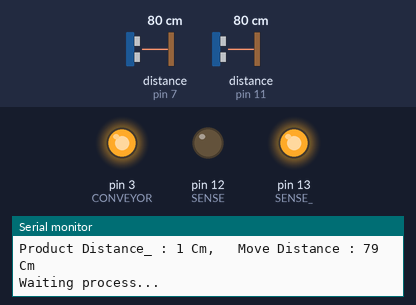
Bench run of a sketch on a simulated Arduino Uno, built with avr-gcc and run on an emulated ATmega328P. On the bench: output pins drawn as LEDs (lit = HIGH), the last lines printed to the serial monitor. Wiring (inferred from the names in the program): 2 × ultrasonic range finder: trigger pin 6, echo pin 11 / trigger pin 10, echo pin 7. The test bench sets the inputs (shaded band); at power-on: distance to the obstacle (sensors on pin 11, pin 7) 80 cm. The echo pulse lasts 58.3 µs per cm; pins used as bus, display or sensor lines are not drawn.

Above: at 2.1 s.
2.2 s: distance to the obstacle (sensor on pin 11) set to 12 cm
6.2 s: distance to the obstacle (sensor on pin 11) set to 9 cm
At 11.1 s:
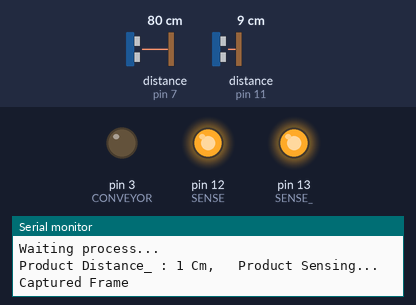
11.5 s: distance to the obstacle (sensor on pin 11) set to 18 cm
At 14.9 s:
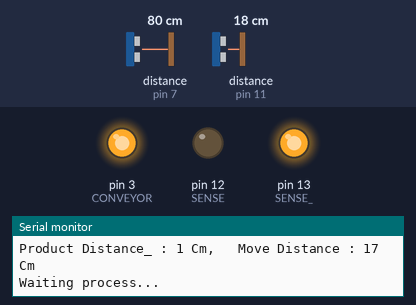
15.5 s: distance to the obstacle (sensor on pin 11) set to 2 cm
At 18.4 s:
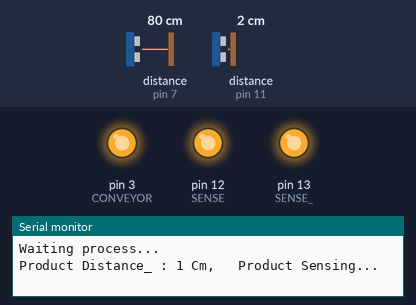
Timing chart, 0 to 20.6 s (numbered marks = the images above; inputs shaded):
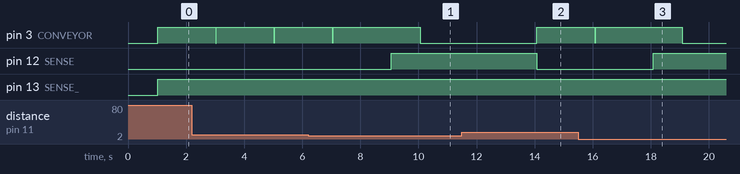

The sketch:

convayer_belt.ino
```cpp
  #include <avr/sleep.h>

  //제품 초기 인식
  #define TRIG 10 //TRIG 핀 설정 (초음파 보내는 핀)
  #define ECHO 11 //ECHO 핀 설정 (초음파 받는 핀)

  //불량품 제거 인식
  #define TRIG_ 6 //6 //TRIG 핀 설정 (초음파 보내는 핀)
  #define ECHO_ 7 //7 //ECHO 핀 설정 (초음파 받는 핀)

  #define SENSE 12 //12 //제품 감지 LED 등
  #define SENSE_ 13 //13 //이동 감지 LED 등

  #define CONVEYOR 3

  bool bObject = false;
  bool bBad = false;

  bool bPass = false;

  void setup() {

    Serial.begin(9600); //PC모니터로 센서값을 확인하기위해서 시리얼 통신을 정의해줍니다.
                        //시리얼 통신을 이용해 PC모니터로 데이터 값을 확인하는 부분은 자주사용되기 때문에
                        //필수로 습득해야하는 교육코스 입니다.
    Serial.setTimeout(10);

    pinMode(TRIG, OUTPUT);
    pinMode(ECHO, INPUT);

    pinMode(TRIG_, OUTPUT);
    pinMode(ECHO_, INPUT);

    pinMode(SENSE, OUTPUT);
    pinMode(SENSE_, OUTPUT);

    pinMode(CONVEYOR, OUTPUT);

  }


  void loop()
  {
    bPass = false;

    long duration, distance;
    long duration_, distance_;

    digitalWrite(TRIG, LOW);
    digitalWrite(TRIG_, LOW);
    delayMicroseconds(2);

    digitalWrite(TRIG, HIGH);
    digitalWrite(TRIG_, HIGH);
    delayMicroseconds(10);

    digitalWrite(TRIG, LOW);
    digitalWrite(TRIG_, LOW);

    duration = pulseIn (ECHO, HIGH); //물체에 반사되어돌아온 초음파의 시간을 변수에 저장합니다.
    duration_ = pulseIn (ECHO_, HIGH); //물체에 반사되어돌아온 초음파의 시간을 변수에 저장합니다.

    //34000*초음파가 물체로 부터 반사되어 돌아오는시간 /1000000 / 2(왕복값이아니라 편도값이기때문에 나누기2를 해줍니다.)

    //초음파센서의 거리값이 위 계산값과 동일하게 Cm로 환산되는 계산공식 입니다. 수식이 간단해지도록 적용했습니다.

    distance = duration * 17 / 1000;

    distance_ = duration_ * 17 / 1000 + 1;

    //PC모니터로 초음파 거리값을 확인 하는 코드 입니다.


    //Serial.println(duration_ ); //초음파가 반사되어 돌아오는 시간을 보여줍니다.
    Serial.print("Product Distance_ : ");
    Serial.print(distance_); //측정된 물체로부터 거리값(cm값)을 보여줍니다.
    Serial.print(" Cm,   ");

    // LOW -> 출발, HIGH -> 멈춤
    // 물체가 센서에 닿았을떄 -> 물체 인식 -> 영상 촬영
    if(distance < 10)
    {
        bObject = true;

        Serial.println("Product Sensing...");

        digitalWrite(SENSE, HIGH);
        digitalWrite(CONVEYOR, HIGH);
        delay(1000);

        Serial.println("Captured Frame");
        digitalWrite(CONVEYOR, LOW);
        delay(2000);
    }
    else
    {
      bObject = false;
      digitalWrite(SENSE, LOW);
      digitalWrite(CONVEYOR, LOW);
    }


    //Serial.println(duration ); //초음파가 반사되어 돌아오는 시간을 보여줍니다.
    Serial.print("Move Distance : ");
    Serial.print(distance); //측정된 물체로부터 거리값(cm값)을 보여줍니다.
    Serial.println(" Cm");

    // 분석이 끝나면 컴퓨터 -> 컨베이어벨트로 분석 완료 신호를 보냄
    String str = Serial.readString();
    str.trim();

    if(distance_ < 10 && !bObject)
    {
      bBad = true;

      Serial.println("Waiting process...");
      digitalWrite(SENSE_, HIGH);
      digitalWrite(CONVEYOR, HIGH);

      if(str.compareTo("end") == 0)
      {
        Serial.println("Analyzing Finished");
        digitalWrite(SENSE_, LOW);
        digitalWrite(CONVEYOR, LOW);
      }
    }
    else
    {

      bBad = false;

      if(!bObject)
      {
        digitalWrite(SENSE_, LOW);
        digitalWrite(CONVEYOR, LOW);
      }

    }

    delay(1000); //1초마다 측정값을 보여줍니다.

  }
```

Measured:
- the behaviour switches between 11 and 10 cm on distance to the obstacle (sensor on pin 11) (found by bisection; images 0 and 1)
- after the input at 6.2 s, pin 12 (SENSE): LOW → HIGH after 2.9 s
- after the input at 11.5 s, pin 3 (CONVEYOR): goes on until 14.1 s, then stays HIGH; pin 12 (SENSE): HIGH → LOW after 2.6 s
- after the input at 15.5 s, pin 12 (SENSE): LOW → HIGH after 2.6 s
